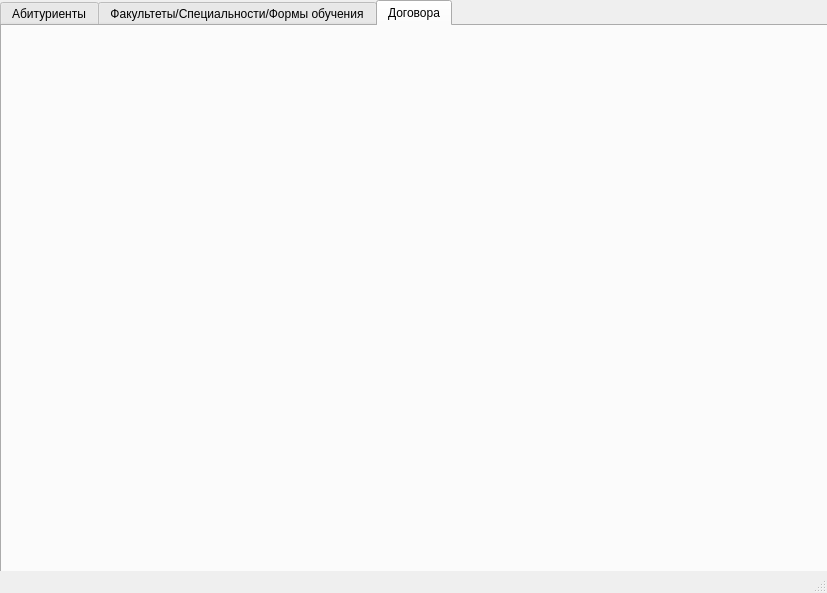
<?xml version="1.0" encoding="UTF-8"?>
<ui version="4.0">
 <class>MainWindow</class>
 <widget class="QMainWindow" name="MainWindow">
  <property name="geometry">
   <rect>
    <x>0</x>
    <y>0</y>
    <width>827</width>
    <height>593</height>
   </rect>
  </property>
  <property name="sizePolicy">
   <sizepolicy hsizetype="Expanding" vsizetype="Expanding">
    <horstretch>100</horstretch>
    <verstretch>100</verstretch>
   </sizepolicy>
  </property>
  <property name="minimumSize">
   <size>
    <width>827</width>
    <height>593</height>
   </size>
  </property>
  <property name="maximumSize">
   <size>
    <width>827</width>
    <height>593</height>
   </size>
  </property>
  <property name="windowTitle">
   <string>MainWindow</string>
  </property>
  <widget class="QWidget" name="centralwidget">
   <property name="sizePolicy">
    <sizepolicy hsizetype="Expanding" vsizetype="Expanding">
     <horstretch>100</horstretch>
     <verstretch>100</verstretch>
    </sizepolicy>
   </property>
   <property name="sizeIncrement">
    <size>
     <width>10</width>
     <height>10</height>
    </size>
   </property>
   <widget class="QWidget" name="gridLayoutWidget">
    <property name="geometry">
     <rect>
      <x>0</x>
      <y>0</y>
      <width>831</width>
      <height>581</height>
     </rect>
    </property>
    <layout class="QGridLayout" name="gridLayout">
     <property name="sizeConstraint">
      <enum>QLayout::SetMinAndMaxSize</enum>
     </property>
     <item row="1" column="0">
      <widget class="QTabWidget" name="tabWidget">
       <property name="enabled">
        <bool>true</bool>
       </property>
       <property name="sizePolicy">
        <sizepolicy hsizetype="Expanding" vsizetype="Expanding">
         <horstretch>100</horstretch>
         <verstretch>100</verstretch>
        </sizepolicy>
       </property>
       <property name="accessibleDescription">
        <string/>
       </property>
       <property name="currentIndex">
        <number>2</number>
       </property>
       <widget class="QWidget" name="Students">
        <attribute name="title">
         <string>Абитуриенты</string>
        </attribute>
        <widget class="QWidget" name="verticalLayoutWidget">
         <property name="geometry">
          <rect>
           <x>10</x>
           <y>10</y>
           <width>800</width>
           <height>531</height>
          </rect>
         </property>
         <layout class="QVBoxLayout" name="StudLayout"/>
        </widget>
       </widget>
       <widget class="QWidget" name="__FacGroup">
        <attribute name="title">
         <string>Факультеты/Специальности/Формы обучения</string>
        </attribute>
        <widget class="QWidget" name="verticalLayoutWidget_3">
         <property name="geometry">
          <rect>
           <x>10</x>
           <y>10</y>
           <width>800</width>
           <height>171</height>
          </rect>
         </property>
         <layout class="QVBoxLayout" name="FacLayout"/>
        </widget>
        <widget class="QWidget" name="verticalLayoutWidget_4">
         <property name="geometry">
          <rect>
           <x>10</x>
           <y>190</y>
           <width>800</width>
           <height>150</height>
          </rect>
         </property>
         <layout class="QVBoxLayout" name="SpecLayout"/>
        </widget>
        <widget class="QWidget" name="verticalLayoutWidget_5">
         <property name="geometry">
          <rect>
           <x>10</x>
           <y>350</y>
           <width>800</width>
           <height>180</height>
          </rect>
         </property>
         <layout class="QVBoxLayout" name="FormLayout"/>
        </widget>
       </widget>
       <widget class="QWidget" name="__Subjects">
        <attribute name="title">
         <string>Договора</string>
        </attribute>
        <widget class="QWidget" name="verticalLayoutWidget_2">
         <property name="geometry">
          <rect>
           <x>20</x>
           <y>10</y>
           <width>800</width>
           <height>501</height>
          </rect>
         </property>
         <layout class="QVBoxLayout" name="ContrLayout"/>
        </widget>
       </widget>
      </widget>
     </item>
    </layout>
   </widget>
  </widget>
  <widget class="QMenuBar" name="menubar">
   <property name="geometry">
    <rect>
     <x>0</x>
     <y>0</y>
     <width>827</width>
     <height>19</height>
    </rect>
   </property>
  </widget>
  <widget class="QStatusBar" name="statusbar"/>
 </widget>
 <resources/>
 <connections/>
</ui>
